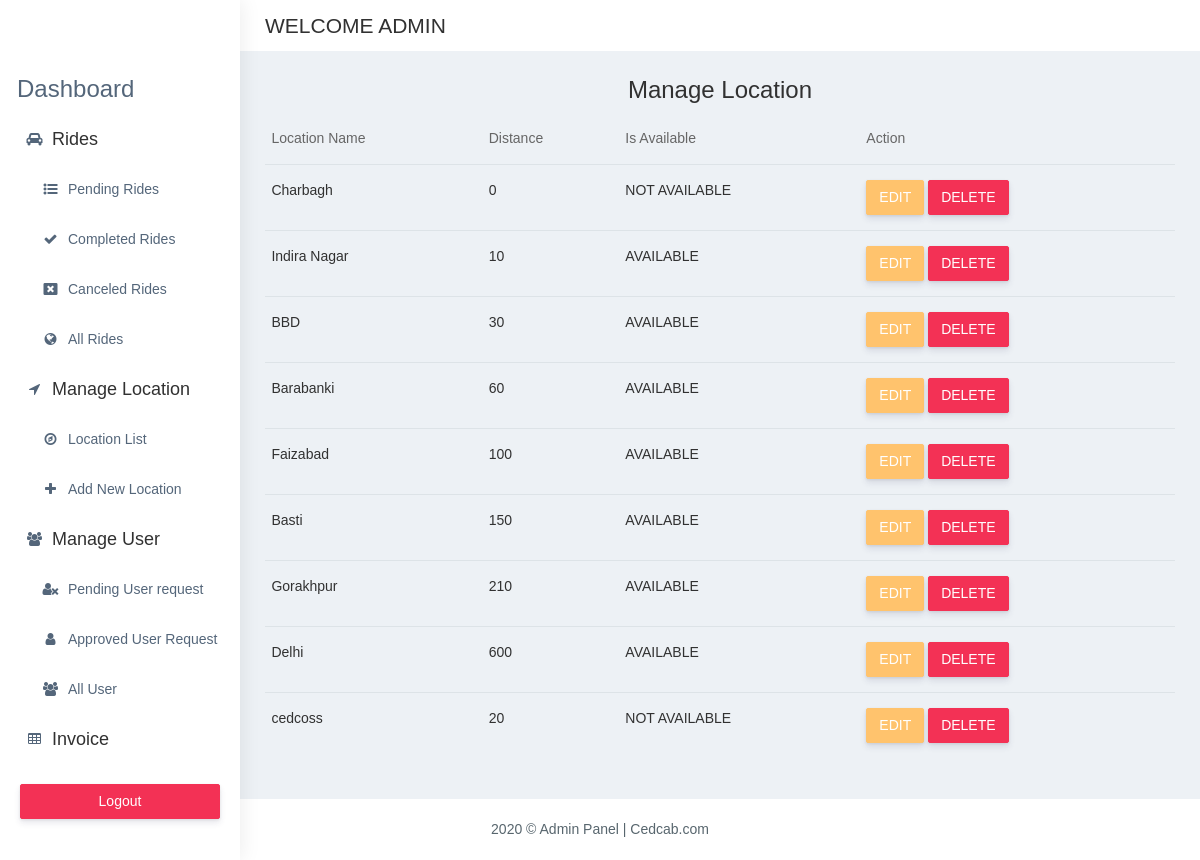
Page /admin/manageLocation.php (signed in) on the committed database.
### tables this page shows
CREATE TABLE `tbl_location` (
  `id` int(20) NOT NULL,
  `name` varchar(50) NOT NULL,
  `distance` varchar(50) NOT NULL,
  `is_available` tinyint(1) NOT NULL
);

### location.class.php (called while the page is built, shortened)
<?php
class Location{
    public $conn;
    public function __construct()
    {
        $this->conn = mysqli_connect(DB_SERVER, DB_USER, DB_PASS, DB_NAME) or die('Connection Error! ' . mysqli_error($this->conn));
    }
    public function displayLocationAdmin(){
        $query=mysqli_query($this->conn,"SELECT *FROM tbl_location");
        $result=$query->num_rows;
        if($result>0){
           return $query;
        }
    }
}
?>

### admin/manageLocation.php (the view, shortened to what this page needs)
<?php
include_once '../location.class.php';
$location=new Location();
?>
<?php include_once './sidebar.php'?>
        <div class="container-fluid">
            <h2 class="text-center">Manage Location</h2>
                            <div class="table-responsive">
                                <table class="table no-wrap">
                                    <thead>
                                        <tr>
                                            <th class="border-top-0">Location Name</th>
                                            <th class="border-top-0">Distance</th>
                                            <th class="border-top-0">Is Available</th>
                                            <th class="border-top-0">Action</th>
                                        </tr>
                                    </thead>
                                    <tbody>
                                       <?php
                                       $data=$location->displayLocationAdmin();
                                            foreach($data as $element){
                                                $locationID=$element['id'];
                                                $locationName=$element['name'];
                                                $distance=$element['distance'];
                                                $available=$element['is_available'];
                                                $currentStatus="";
                                                if($available=="0"){
                                                    $currentStatus="NOT AVAILABLE";
                                                } else {
                                                    $currentStatus="AVAILABLE";
                                                }
                                                $html="<tr>";
                                                $html.="<td class='text-dark'>$locationName</td>";
                                                $html.="<td class='text-dark'>$distance</td>";
                                                $html.="<td class='text-dark'>$currentStatus</td>";
                                                $html.="<td><a href='editLocation.php?id=$locationID' class='btn btn-warning'>EDIT</a>
                                                            <a href='manageLocation.php?del_id=$locationID' class='btn btn-danger'>DELETE</a></td>";
                                                $html.="</tr>";
                                                echo $html;
                                            }
                                       ?>
                                    </tbody>
                                </table>
                            </div>
                        </div>
                    </div>
                </div>
            <footer class="footer text-center"> 2020 © Admin Panel | Cedcab.com
            </footer>
</body>
</html>

### rows in the picture
tbl_location: name "Charbagh", distance "0", is_available "NOT AVAILABLE"
tbl_location: name "Indira Nagar", distance "10", is_available "AVAILABLE"
tbl_location: name "BBD", distance "30", is_available "AVAILABLE"
tbl_location: name "Barabanki", distance "60", is_available "AVAILABLE"
tbl_location: name "Faizabad", distance "100", is_available "AVAILABLE"
tbl_location: name "Basti", distance "150", is_available "AVAILABLE"
tbl_location: name "Gorakhpur", distance "210", is_available "AVAILABLE"
tbl_location: name "Delhi", distance "600", is_available "AVAILABLE"
tbl_location: name "cedcoss", distance "20", is_available "NOT AVAILABLE"
